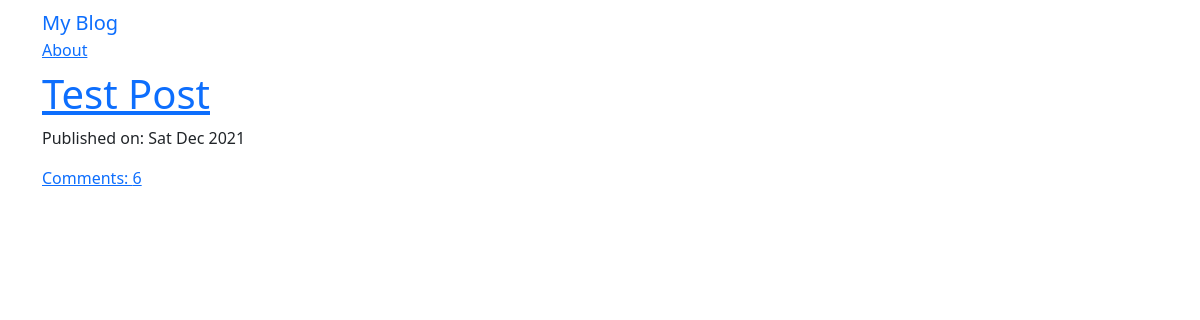
The app's page /, older data.
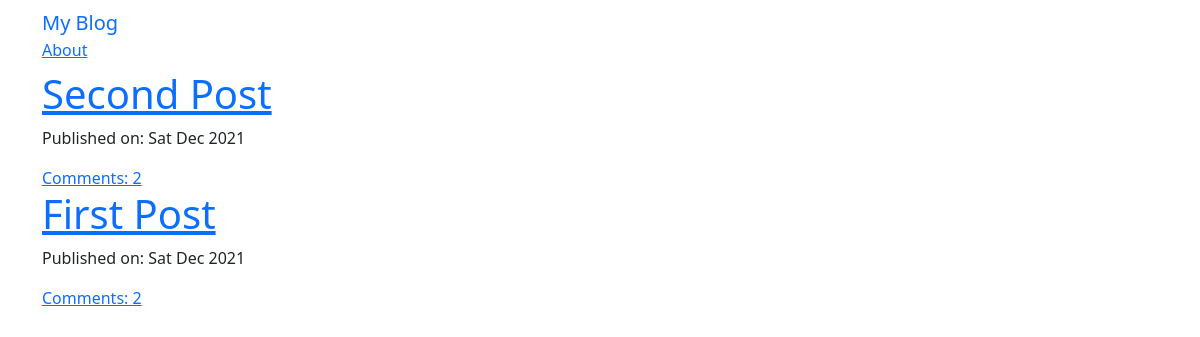
The same page, newer data.
### blog/models.py (models this page shows, shortened)
class Post(models.Model):
    author = models.ForeignKey('auth.User', on_delete=models.CASCADE)
    title = models.CharField(max_length=256)
    text = models.TextField()
    created_date = models.DateTimeField(default=timezone.now())
    published_date = models.DateTimeField(blank=True, null=True)

### blog/views.py (the view)
# urls.py: path('', views.PostListView.as_view(), name='post_list'),
class PostListView(ListView):
    model = Post
    def get_queryset(self):
        return Post.objects.filter(published_date__lte=timezone.now()).order_by('-published_date')

### blog/templates/blog/post_list.html
{% extends 'blog/base.html' %}
{% block content %}
<div class="centerstage">
    {% for post in post_list %}
    <div class="post">
        <h1><a href="{% url 'post_detail' pk=post.pk %}">{{ post.title }}</a></h1>
    </div>
    <div class="date">
        <p>Published on: {{post.published_date|date:'D M Y' }}</p>
    </div>
    <a href="{% url 'post_detail' pk=post.pk %}">Comments: {{ post.comments.count }}</a>
    {% endfor %}
</div>
{% endblock %}

### blog/templates/blog/base.html (shortened to what this page needs)
<!DOCTYPE html>
{% load static %}
<html lang="en">
<head>
    <link href="https://cdn.jsdelivr.net/npm/bootstrap@5.1.3/dist/css/bootstrap.min.css" rel="stylesheet"
>
    <link rel="stylesheet" href="//cdn.jsdelivr.net/npm/medium-editor@latest/dist/css/medium-editor.min.css"
        type="text/css" media="screen" charset="utf-8">
    <link rel="stylesheet" href="{% static 'css/blog.css' %}">
</head>
<body>
    <nav class="navbar navbar-default custom-navbar">
        <div class="container">
            <ul class="nav navbar-nav">
                <li><a href="{% url 'post_list' %}" class="navbar-brand">My Blog</a></li>
                <li><a href="{% url 'about' %}" class="navbar-link">About</a></li>
            </ul>
        </div>
    </nav>
    <div class="content container">
        <div class="row">
            <div class="col-md-8">
                <div class="blog_posts">
                    {% block content %}
                    {% endblock %}
                </div>
            </div>
        </div>
    </div>
</body>
</html>

### blog/static/css/blog.css (style rules this page uses)
.centerstage { margin-left: auto; margin-right: auto; }

Row changes from the older to the newer data that the page shows:
removed Post: title "Test Post", published_date "Sat Dec 2021", comments.count "6"
added Post: title "Second Post", published_date "Sat Dec 2021", comments.count "2"
added Post: title "First Post", published_date "Sat Dec 2021", comments.count "2"
